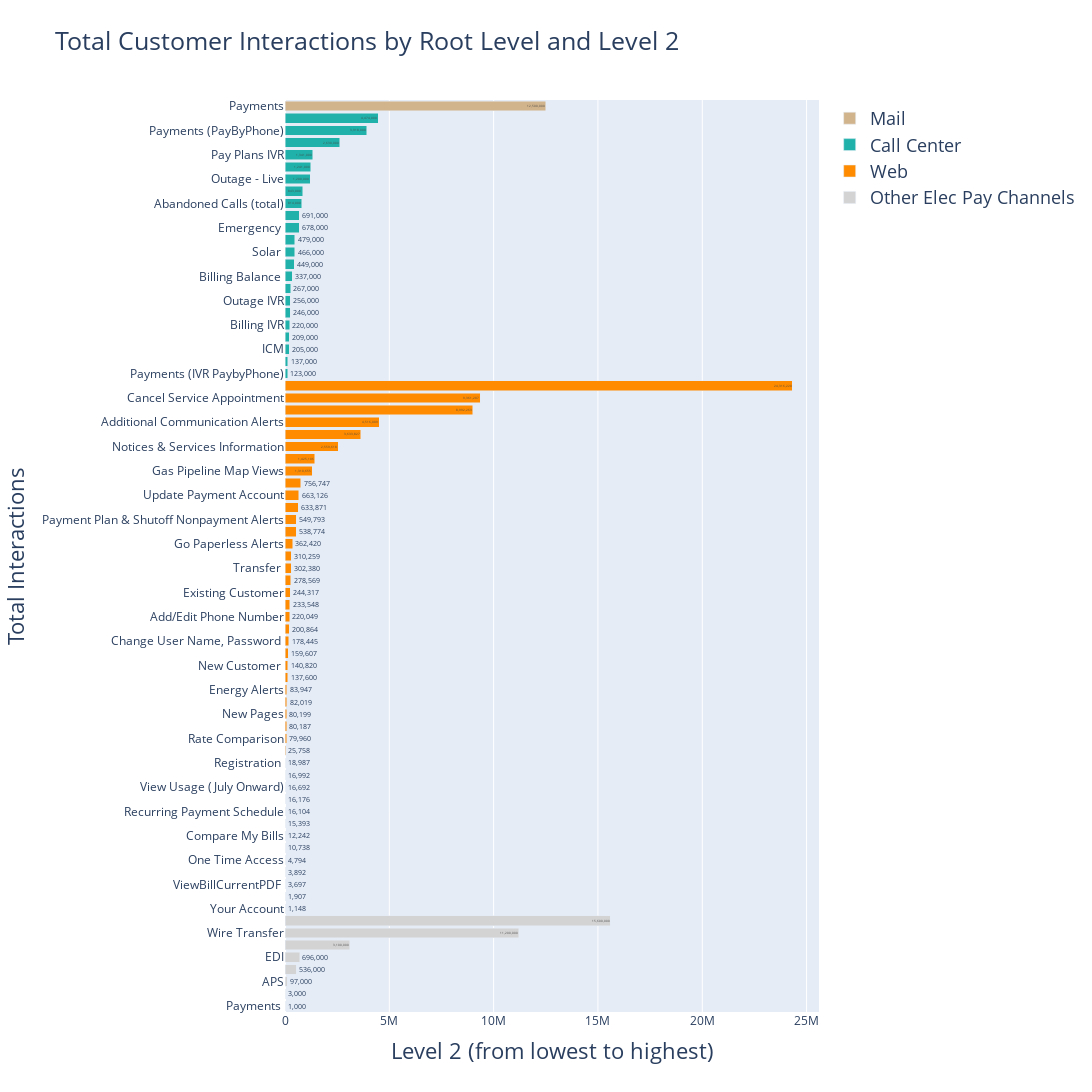

Notebook cell for this chart:
### Code cell
import plotly.graph_objs as go
import locale

# Set the locale to use comma separators for thousands
locale.setlocale(locale.LC_ALL, '')

# Group the data by Root Level and Level 2 and sum the values
grouped_data = df.groupby(['Root Level', 'Level 2'])['Value'].sum().reset_index()

# Sort the grouped_data by Value column in descending order
grouped_data = grouped_data.sort_values(by='Value', ascending=True) # Sort by ascending order

# Create a dictionary to map the Root Level to its corresponding color
color_map = {'Web': 'darkorange', 'Call Center': 'lightseagreen', 'Mail': 'tan', 'Other Elec Pay Channels': 'lightgrey'}

# Create a list to store the bar chart traces
bar_traces = []

# Loop through each Root Level and create a stacked bar chart trace for its corresponding Level 2 data
for root_level in grouped_data['Root Level'].unique():
    temp_df = grouped_data[grouped_data['Root Level'] == root_level]
    values = temp_df['Value'].values
    formatted_values = [locale.format_string("%d", val, grouping=True) for val in values] # Format values with comma separators
    y_values = temp_df['Level 2'].values[::-1] # Reverse the order of the values
    bar_trace = go.Bar(
        y=y_values,
        x=values,
        text=formatted_values,
        textposition='auto',
        name=root_level,
        orientation='h',
        marker=dict(color=color_map[root_level]),
        textfont=dict(size=16) # Set font size to 16
    )
    bar_traces.append(bar_trace)

# Create the stacked bar chart layout
bar_layout = go.Layout(
    title='Total Customer Interactions by Root Level and Level 2',
    xaxis=dict(title='Level 2 (from lowest to highest)', tickfont=dict(size=12)),
    yaxis=dict(title='Total Interactions', tickfont=dict(size=12)),
    barmode='stack',
    width=1500,
    height=2000,
    font=dict(size=18) # Set font size for title and legend
)


# Create the stacked bar chart figure
bar_fig = go.Figure(data=bar_traces, layout=bar_layout)

# Display the stacked bar chart
bar_fig.show()

### Figure 1 — Plotly figure (JSON) as saved in the notebook; plotly's stock layout.template omitted (floating-point values rounded to 4 significant figures)
{"data": [{"marker": {"color": "lightgrey"}, "name": "Other Elec Pay Channels", "orientation": "h", "text": ["1,000", "3,000", "97,000", "536,000", "696,000", "3,100,000", "11,200,000", "15,600,000"], "textfont": {"size": 16}, "textposition": "auto", "type": "bar", "x": [1000, 3000, 97000, 536000, 696000, 3100000, 11200000, 15600000], "y": ["Payments ", "Online Banking", "APS", "ACH", "EDI", "LiHEAP", "Wire Transfer", "Secure Email"]}, {"marker": {"color": "darkorange"}, "name": "Web", "orientation": "h", "text": ["1,148", "1,907", "3,697", "3,892", "4,794", "10,738", "12,242", "15,393", "16,104", "16,176", "16,692", "16,992", "18,987", "25,758", "79,960", "80,187", "80,199", "82,019", "83,947", "137,600", "140,820", "159,607", "178,445", "200,864", "220,049", "233,548", "244,317", "278,569", "302,380", "310,259", "362,420", "538,774", "549,793", "633,871", "663,126", "756,747", "1,310,655", "1,425,106", "2,559,618", "3,633,827", "4,516,009", "8,992,263", "9,361,207", "24,316,220"], "textfont": {"size": 16}, "textposition": "auto", "type": "bar", "x": [1148, 1907, 3697, 3892, 4794, 10738, 12242, 15393, 16104, 16176, 16692, 16992, 18987, 25758, 79960, 80187, 80199, 82019, 83947, 137600, 140820, 159607, 178445, 200864, 220049, 233548, 244317, 278569, 302380, 310259, 362420, 538774, 549793, 633871, 663126, 756747, 1310655, 1425106, 2559618, 3633827, 4516009, 8992263, 9361207, 24316220], "y": [" Your Account", "ViewBillCurrentPDF historical", "ViewBillCurrentPDF ", "Search Outage By Address (outage Center/ Outage Map/ Address Look up)", " One Time Access", " View Usage ", " Compare My Bills", " Compare My Bills UPDATED", "Recurring Payment Schedule", "Create Payment Account", " View Usage (July Onward)", "Report Outage  Outage Map", "Registration ", " Home Energy Checkup", " Rate Comparison", "Change Billing & Payment Alerts", "New Pages", "Delete Payment Account", "Energy Alerts", "Installment Pay", " New Customer ", " Stop ", " Change User Name, Password ", " Online Rate Enrollment", " Add/Edit Phone Number", " Change Billing Address ", " Existing Customer", "Subscribe Outage (EW Pages)", " Transfer ", "Extension Pay", "Go Paperless Alerts", "Schedule Service Appointment", "Payment Plan & Shutoff Nonpayment Alerts", "Budget Billing (Login) ", "Update Payment Account", "Event Day Alerts", "Gas Pipeline Map Views", "Outages Alerts", "Notices & Services Information", "Additional Communication Alerts (Aug Onward)", "Additional Communication Alerts", "Service Visit Alerts", "Cancel Service Appointment", "Reschedule Service Appointment"]}, {"marker": {"color": "lightseagreen"}, "name": "Call Center", "orientation": "h", "text": ["123,000", "137,000", "205,000", "209,000", "220,000", "246,000", "256,000", "267,000", "337,000", "449,000", "466,000", "479,000", "678,000", "691,000", "814,000", "843,000", "1,200,000", "1,241,000", "1,341,000", "2,630,000", "3,918,000", "4,474,000"], "textfont": {"size": 16}, "textposition": "auto", "type": "bar", "x": [123000, 137000, 205000, 209000, 220000, 246000, 256000, 267000, 337000, 449000, 466000, 479000, 678000, 691000, 814000, 843000, 1200000, 1241000, 1341000, 2630000, 3918000, 4474000], "y": ["Payments (IVR PaybyPhone)", "Transferred calls (total)", "ICM", "General", "Billing IVR", "Non-IVR", "Outage IVR", "Other Transactions ", "Billing Balance ", "Start/Stop/Transfer (total) - Live", "Solar ", "BCSC (Bus. Cust. Service Center)", "Emergency ", "Start/Stop/Transfer (total) IVR", "Abandoned Calls (total)", "Spanish (General) ", "Outage - Live", "Specialty Lines ", "Pay Plans IVR", "Account Balance", "Payments (PayByPhone)", "Pay Plans - Live"]}, {"marker": {"color": "tan"}, "name": "Mail", "orientation": "h", "text": ["12,500,000"], "textfont": {"size": 16}, "textposition": "auto", "type": "bar", "x": [12500000], "y": ["Payments"]}], "layout": {"barmode": "stack", "font": {"size": 18}, "height": 2000, "title": {"text": "Total Customer Interactions by Root Level and Level 2"}, "width": 1500, "xaxis": {"tickfont": {"size": 12}, "title": {"text": "Level 2 (from lowest to highest)"}}, "yaxis": {"tickfont": {"size": 12}, "title": {"text": "Total Interactions"}}}}
